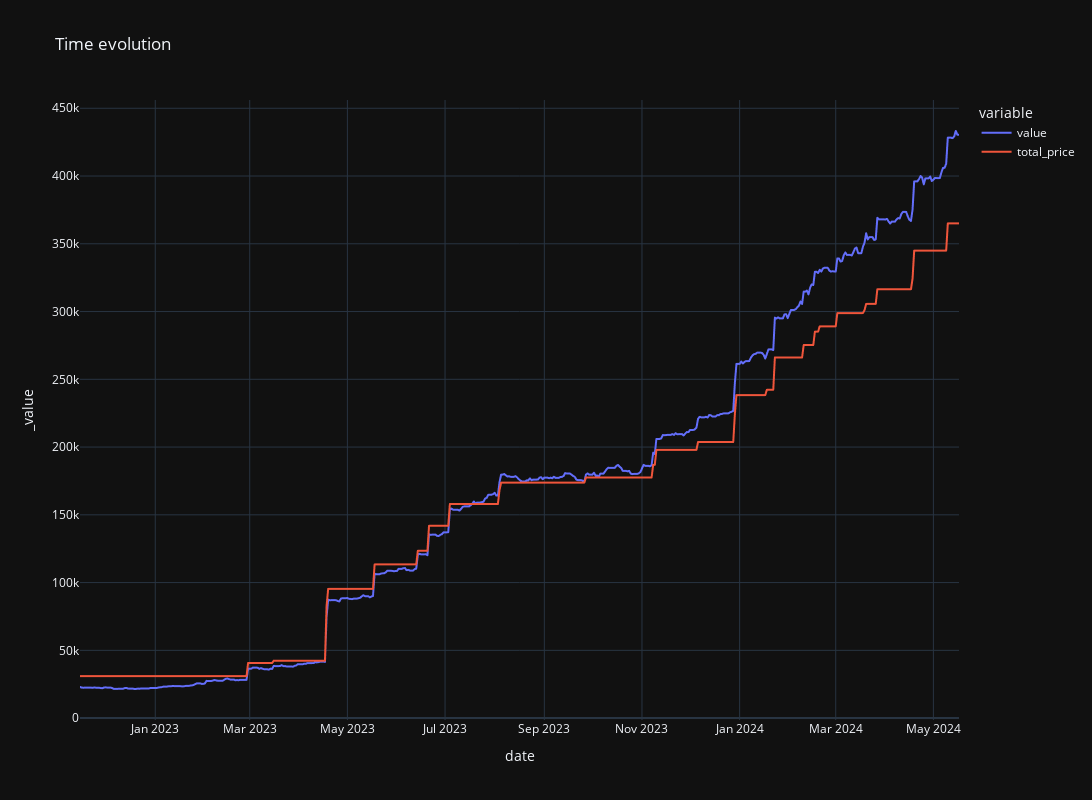

Notebook code cell kept with this figure:
### Code cell
fig = px.line(
    time_evol_all,
    x="date",
    # y=["value","total_gain"],
    y=time_evol_all.columns[1:-2],
    title="Time evolution",
    template="plotly_dark",
    width=1200,
    height=800,
)

# showing the plot
fig.show()

### Figure 1 — Plotly figure (JSON) as saved in the notebook; plotly's stock layout.template omitted (floating-point values rounded to 4 significant figures; data arrays with more than 128 entries replaced by an {"elided": "..."} marker saying what was removed)
{"data": [{"hovertemplate": "variable=value<br>date=%{x}<br>_value=%{y}<extra></extra>", "legendgroup": "value", "line": {"color": "#636efa", "dash": "solid"}, "marker": {"symbol": "circle"}, "mode": "lines", "name": "value", "showlegend": true, "type": "scattergl", "x": {"elided": "550 str values"}, "xaxis": "x", "y": {"elided": "550 float values"}, "yaxis": "y"}, {"hovertemplate": "variable=total_price<br>date=%{x}<br>_value=%{y}<extra></extra>", "legendgroup": "total_price", "line": {"color": "#EF553B", "dash": "solid"}, "marker": {"symbol": "circle"}, "mode": "lines", "name": "total_price", "showlegend": true, "type": "scattergl", "x": {"elided": "550 str values"}, "xaxis": "x", "y": {"elided": "550 float values"}, "yaxis": "y"}], "layout": {"height": 800, "legend": {"title": {"text": "variable"}, "tracegroupgap": 0}, "title": {"text": "Time evolution"}, "width": 1200, "xaxis": {"anchor": "y", "domain": [0, 1], "title": {"text": "date"}}, "yaxis": {"anchor": "x", "domain": [0, 1], "title": {"text": "_value"}}}}
